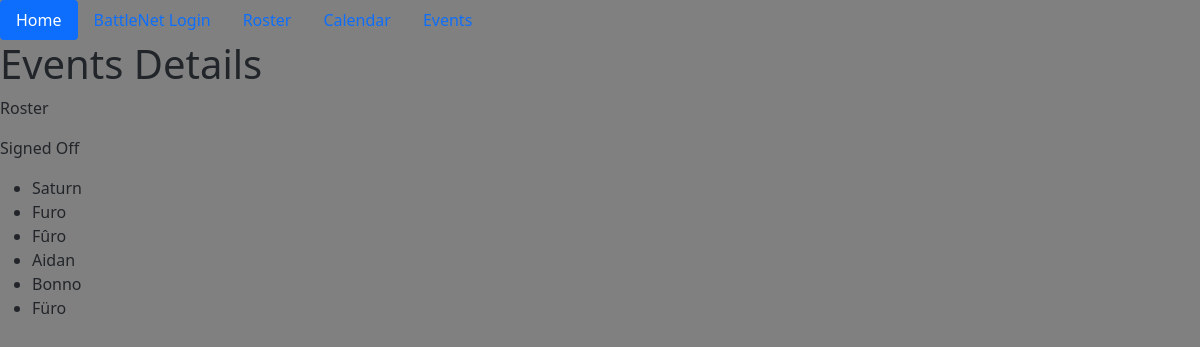
Screenshot of /events/details/5 with the database file from the repository.
### players/models.py (models this page shows, shortened)
class CurrentUser(models.Model):
    account_id = models.IntegerField()
    character_id = models.IntegerField(unique=True)
    name = models.CharField(max_length=20)
    rank = models.IntegerField(choices=Rank.choices, null=True)

### pages/views.py (the view)
# urls.py: path('events/details/<raidevent_id>', events_details_view, name='events-details'),
def events_details_view(request, raidevent_id):
    event = RaidEvent.objects.get(pk=raidevent_id)
    roster = RaidEvent.objects.first()
    roster = roster.roster()
    template_name = 'events_details.html'
    context = {
        'event': event,
        'roster': roster,
    }
    return render(request, template_name, context)

### players/models.py (called while the page is built)
    def roster(self):
        dummy = []
        signed_off = CurrentUser.objects.all()
        all_characters = Roster.objects.all()
        return dummy

### templates/events_details.html (shortened to what this page needs)
<!DOCTYPE html>
<html lang="en">
{% extends "base.html" %}
{% block content %}
    <h1>Events Details</h1>
    <p>Roster</p>
    <p>Signed Off</p>
    <ul>
        {% for player in event.sign_off.all %}
            <li>{{ player.name }}</li>
        {% endfor %}
    </ul>
{% endblock %}

### static/styles.css (style rules this page uses)
body { background-color: grey; }

### rows the page displays
CurrentUser: name "Saturn"
CurrentUser: name "Furo"
CurrentUser: name "Fûro"
CurrentUser: name "Aidan"
CurrentUser: name "Bonno"
CurrentUser: name "Füro"
